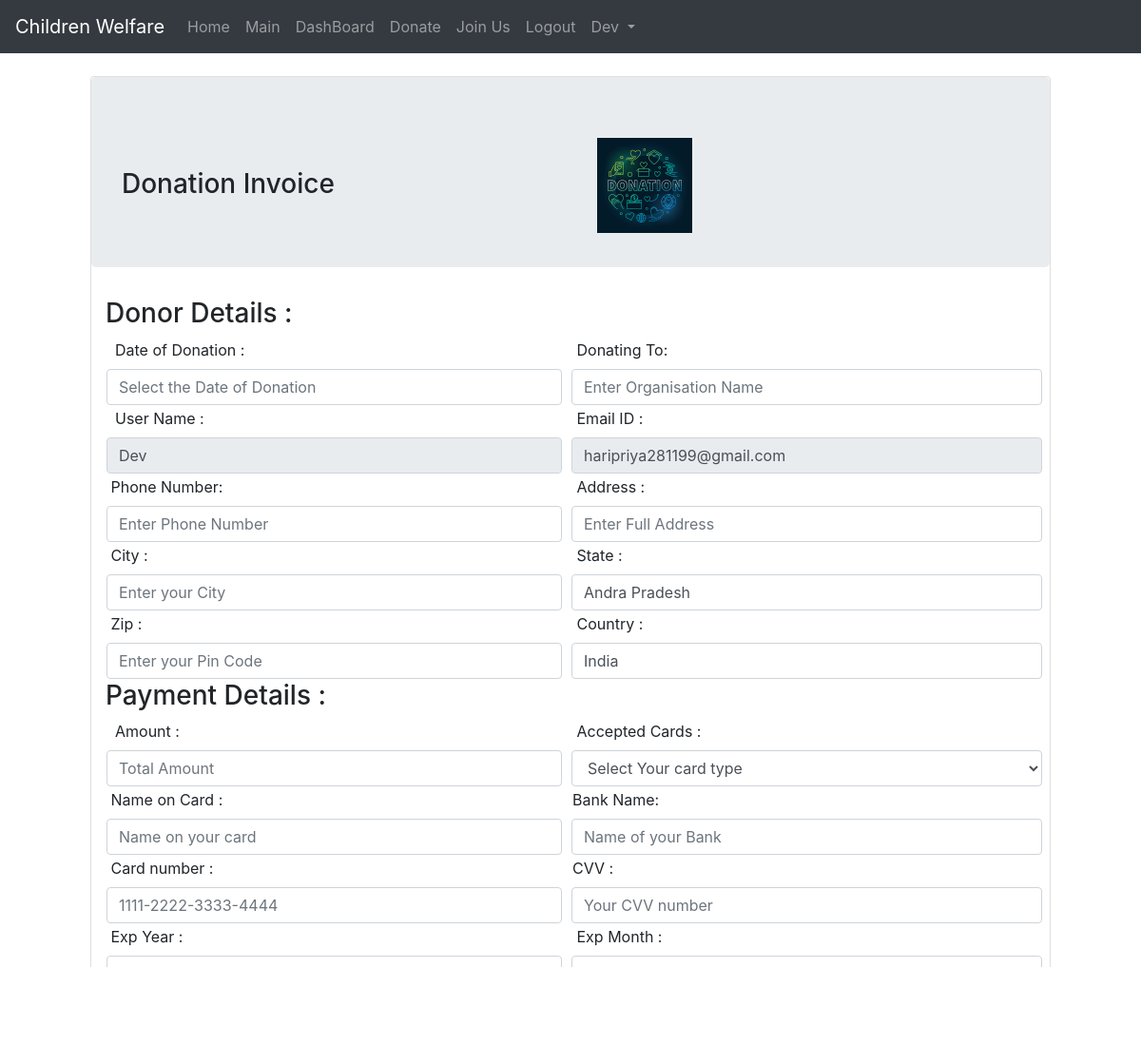
/pay/ (signed in), run on the app's committed database.
### App/models.py (models this page shows)
class User(AbstractUser):
	li_no= models.ImageField(upload_to='UserCheck/')
	dob=models.DateField(null=True)
	ph_no=models.CharField(max_length=20)
	pan_no=models.CharField(max_length=20)
	address=models.CharField(max_length=100)
	postal_code=models.CharField(max_length=10)
	city=models.CharField(max_length=10)
	state=models.CharField(max_length=10,default='Andra Pradesh')
	country=models.CharField(max_length=10,default='India')
	p=[(1,'Donor'),(2,'Organisation'),(3,'Guest')]
	role=models.IntegerField(choices=p,default=3)

### App/views.py (the view, shortened to what this page needs)
# urls.py: path('pay/',views.payment,name="pay"),
def payment(request):
	return render(request,'html/payment.html')

### App/templates/html/payment.html (shortened to what this page needs)
{% extends 'html/base.html' %}
{% block content %}
{% load static %}
<div class="row mt-4">
  <div class="card mx-auto ">
    <div class="jumbotron" style="margin-bottom:10; height:200px">
      <h3>Donation Invoice &nbsp; &nbsp; &nbsp; &nbsp; &nbsp; &nbsp; &nbsp; &nbsp; &nbsp; &nbsp; &nbsp; &nbsp; &nbsp; &nbsp; &nbsp; &nbsp; &nbsp; &nbsp; <img src="{% static 'images/image1.jpg' %}" style="width:100px; height:100px"></h3>
    </div>
  <div class="col-md mx-auto">
      <form action="#" method="POST">
           <h3>Donor Details : </h3>
           <table>
            <tr>
              <td>
           <label for="date">&nbsp;&nbsp;Date of Donation :</label>
           <input type="text" id="date" class="form-control" size="40" value="{{request.donate.donating_date}}" name="date" placeholder="Select the Date of Donation">
         </td>
         <td>
           <label for="oname">&nbsp; &nbsp;Donating To:</label>
           <input type="text" id="oname" class="form-control mx-2" size="40" value="{{request.Donate.donating_to}}" name="org_name" placeholder="Enter Organisation Name">
         </td>
           </tr>
           <tr>
           <td>
           <label for="uname">&nbsp; User Name :</label>
           <input type="text" id="uname" class="form-control" value="{{request.user.username}}" readonly name="uname" placeholder="Enter User Name">
         </td>
         <td>
           <label for="email">&nbsp; &nbsp;Email ID :</label>
           <input type="text" id="email" class="form-control mx-2" value="{{request.user.email}}" readonly name="email" placeholder="Enter Mail ID">
         </td>
       </tr>
       <tr>
         <td>
           <label for="phno">&nbsp;Phone Number:</label>
           <input type="number" id="Phone Number" class="form-control" value="{{request.user.ph_no}}" name="ph_no" placeholder="Enter Phone Number">
         </td>
         <td>
           <label for="adr">&nbsp; &nbsp;Address :</label>
           <input type="text" id="adr" class="form-control mx-2" value="{{request.user.address}}" name="address" placeholder="Enter Full Address">
         </td>
       </tr>
       <tr>
         <td>
           <label for="city">&nbsp;City :</label>
           <input type="text" id="city" value="{{request.user.city}}" name="city" class="form-control" placeholder="Enter your City">
         </td>
         <td>
           <label for="state">&nbsp; &nbsp;State :</label>
           <input type="text" id="state" value="{{request.user.state}}" name="state" class="form-control mx-2" placeholder="Enter your State">
         </td>
       </tr>
       <tr>
         <td>
           <label for="zip">&nbsp;Zip :</label>
           <input type="text" id="zip" class="form-control" value="{{request.user.postal_code}}"name="zip" placeholder="Enter your Pin Code">
         </td>
         <td>
           <label for="country">&nbsp; &nbsp;Country :</label>
           <input type="text" id="country" value="{{request.user.country}}" name="country" class="form-control mx-2" placeholder="Enter your Country">
         </td>
       </tr>
          </table>
            <h3>Payment Details : </h3>
            <table>
              <tr>
                <td>
            <label for="amount">&nbsp; Amount :</label>
           <input type="number" size="40" id="amount" name="amount" class="form-control" placeholder="Total Amount">
         </td>
         <td>
            <label for="cards">&nbsp; &nbsp;Accepted Cards :</label>
            <select name="text" class="form-control mx-2">
            <option value="Select Your card type">Select Your card type</option>
          </select>
          </td>
        </tr>
        <tr>
          <td>
            <label for="cname">&nbsp;Name on Card :</label>
            <input type="text" class="form-control" size="40" id="cname" name="cname" placeholder="Name on your card">
          </td>
          <td>
            <label for="bname">&nbsp;&nbsp;Bank Name:</label>
            <input type="text" class="form-control mx-2" size="40" id="bname" name="bankname" placeholder="Name of your Bank">
          </td>
        </tr>
        <tr>
          <td>
            <label for="ccnum">&nbsp;Card number :</label>
            <input type="text" class="form-control" size="40" id="ccnum" name="cardnumber" placeholder="1111-2222-3333-4444">
          </td>
          <td>
          <label for="cvv">&nbsp;&nbsp;CVV :</label>
          <input type="text" class="form-control mx-2" id="cvv"size="40" name="cvv" placeholder="Your CVV number">
          </td>
          <tr>
          <td>
          <label for="expyear">&nbsp;Exp Year :</label>
          <input type="text" class="form-control" size="40" id="expyear" name="expyear" placeholder="Your card expires Year">
          </td>
          <td>
            <label for="expmonth">&nbsp; &nbsp;Exp Month :</label>
            <input type="text" class="form-control mx-2" size="40" id="expmonth" name="expmonth" placeholder="Your card expires month">
          </td>
          </tr>
         </table>
        <div class="row my-2">
            <div class="col">
              <input type="reset" name="Reset" class="btn btn-danger col-sm-8 mx-4">
            </div>
            <div class="col">
              <input type="submit" value="Pay" class="form-control btn btn-success col-sm-8 mx-1" >
            </div>
        </div>
</form>
</div>
</div>
</div>
{% endblock %}

### App/templates/html/navbar.html (shortened to what this page needs)
<nav class="navbar navbar-expand-md bg-dark navbar-dark">
  <a class="navbar-brand" href="{% url 'hm' %}">Children Welfare</a>
  <div class="collapse navbar-collapse" id="collapsibleNavbar">
    <ul class="navbar-nav">
      {% if not user.is_authenticated %}
      <li class="nav-item">
        <a class="nav-link" href="{% url 'hm' %}">Home</a>
      </li>
      <li class="nav-item">
        <a class="nav-link" href="{% url 'lg' %}">Login</a>
      </li>
      {% elif user.role == 1 %}
      <li class="nav-item">
        <a class="nav-link" href="{% url 'hm' %}">Home</a>
      </li>
      <li class="nav-item">
        <a class="nav-link" href="{% url 'mn' %}">Main</a>
      </li>
      <li class="nav-item">
        <a class="nav-link" href="{% url 'dash' %}">DashBoard</a>
      </li>
      <li class="nav-item">
        <a class="nav-link" href="{% url 'don' %}">Donate</a>
      </li>
      <li class="nav-item">
        <a class="nav-link" href="{% url 'join' %}">Join Us</a>
      </li>
      <li class="nav-item">
        <a class="nav-link" href="{% url 'lgo' %}">Logout</a>
      </li>
      <li class="dropdown">
       <a type="button" class="nav-link dropdown-toggle" data-toggle="dropdown">
    {{user.username}}
  </a>
</li>
      {% endif %}
    </ul>
  </div>
</nav>

### data on the page
User: username "Dev", uname "Dev", email "haripriya281199@gmail.com", state "Andra Pradesh", country "India"
